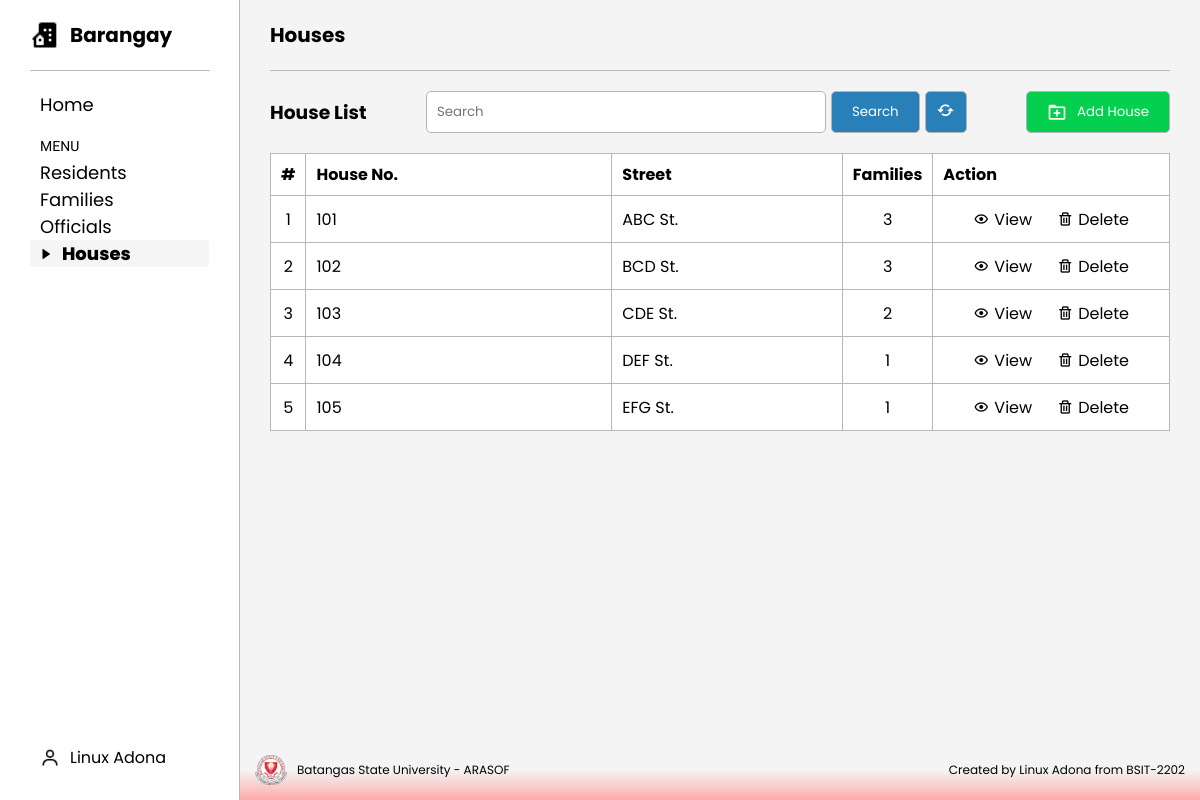
The app's page /houses-page/houses.php, older data.
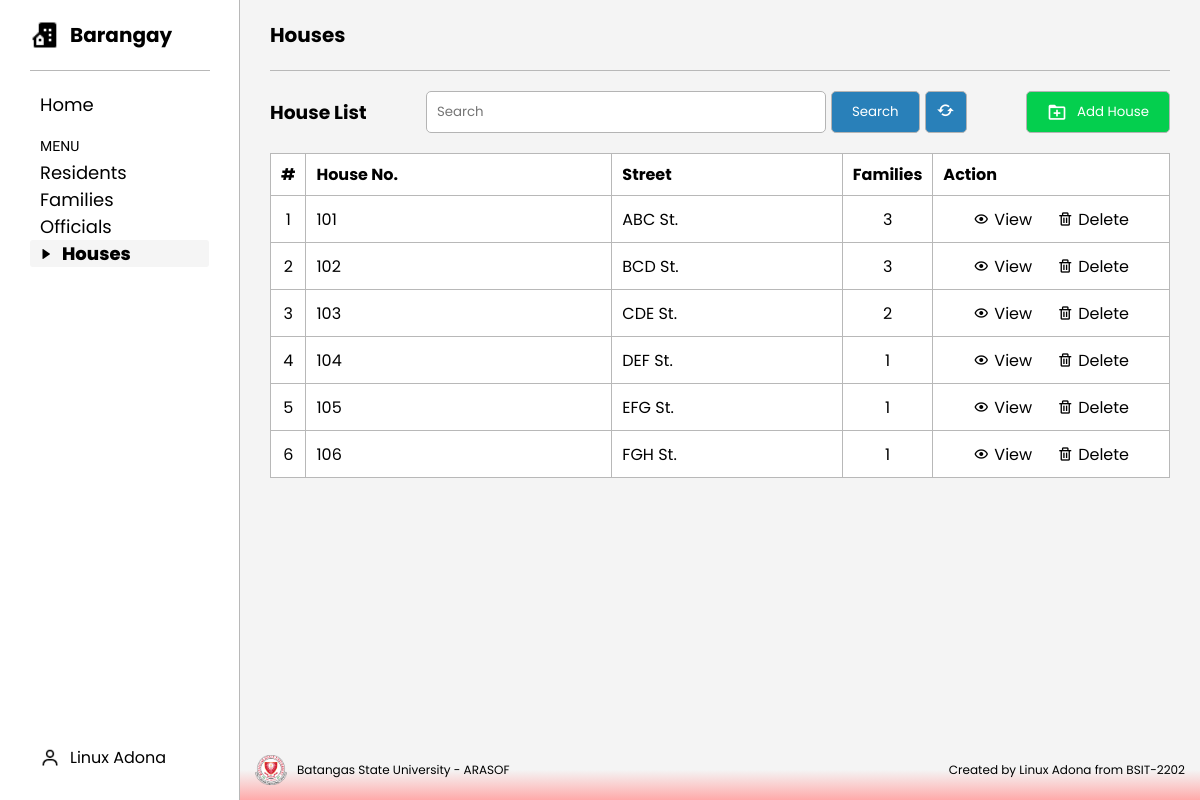
The same page, newer data.
### tables this page shows
CREATE TABLE `address` (
  `address_id` int(11) NOT NULL,
  `house_number` varchar(20) DEFAULT NULL,
  `street` varchar(100) DEFAULT NULL,
  `barangay_id` int(11) DEFAULT NULL
);

### brgy_management/tables/houses_info/houses_table.php (the view, shortened to what this page needs)
<?php
$search = isset($_GET['search']) ? $_GET['search'] : '';
$page = isset($_GET['page']) ? (int)$_GET['page'] : 1;
$limit = 8;
$offset = ($page - 1) * $limit;
$sql = "SELECT a.house_number, a.street, b.barangay_name, a.address_id
        FROM address a
        JOIN barangay b ON a.barangay_id = b.barangay_id
        WHERE a.street LIKE '%$search%' OR b.barangay_name LIKE '%$search%'
        LIMIT $limit OFFSET $offset";
$result = $conn->query($sql);
$counter = $offset + 1;
if ($result->num_rows > 0) {
    while ($row = $result->fetch_assoc()) {
        $familyCountSql = "SELECT COUNT(f.family_id) as family_count FROM family f WHERE f.address_id = " . $row['address_id'];
        $familyCountResult = $conn->query($familyCountSql);
        $familyCount = $familyCountResult->fetch_assoc()['family_count'];
        $to_string = "<tr>
                        <td>" . $counter++ . "</td>
                        <td>" . $row['house_number'] . "</td>
                        <td>" . $row['street'] . "</td>
                        <td>" . $familyCount . "</td>
                        <td>
                            <div class='actions'>
                                <a href='view_house.php?id=" . $row['address_id'] . "' class='view-link'>
                                    <div class='bx-action'>
                                        <i class='bx bx-show' ></i>
                                        <p>View</p>
                                    </div>
                                </a>
                                <form action='delete_house.php' method='POST' style='display:inline;'>
                                    <input type='hidden' name='id' value='" . $row['address_id'] . "'>
                                    <button type='submit' class='delete-link'>
                                        <div class='bx-action'>
                                            <i class='bx bx-trash' ></i>
                                            <p>Delete</p>
                                        </div>
                                    </button>
                                </form>
                            </div>
                        </td>
                    </tr>";
        echo $to_string;
    }
} else {
    echo "<tr><td colspan='5'>No Houses found.</td></tr>";
}
echo "</tbody></table>";

### houses-page/houses.php (shortened to what this page needs)
<?php include "../brgy_management/db.php"; ?>
<!DOCTYPE html>
<html lang="en">
<head>
    <link rel="stylesheet" href="../styles/style.css">
    <link rel="stylesheet" href="../styles/houses/houses.css">
    <link href='https://unpkg.com/boxicons@2.1.4/css/boxicons.min.css' rel='stylesheet'>
</head>
<body>
    <div class="sidebar">
        <div class="brgy-logo">
            <img
 />
            <h2>Barangay</h2>
        </div>
        <div class="nav">
            <ul>
                <li><a href="../index.php">Home</a></li>
            </ul>
            <ul>
                <div class="seperator">MENU</div>
                <div class="menu">
                    <li>
                        <a href="../residents-page/residents.php">Residents</a>
                    </li>
                    <li>
                        <a href="../families-page/families.php">Families</a>
                    </li>
                    <li>
                        <a href="../officials-page/officials.php">Officials</a>
                    </li>
                    <li class="active">
                        <img
 />
                        <a href="houses.php">Houses</a>
                    </li>
                </div>
            </ul>
        </div>
        <div class="session">
            <div class="user">
                <a href="https://www.facebook.com/Linux.Sale.Adona">
                    <img
 />
                    <p>Linux Adona</p>
                </a>
            </div>
        </div>
    </div>
    <div class="main">
        <header>
            <h2>Houses</h2>
        </header>
        <div class="content">
            <div class="top-bx">
                <h3>House List</h3>
                <form method="GET" action="" onsubmit="return refreshTable()">
                    <div class="form-bx">
                        <input type="text" name="search" placeholder="Search" required>
                        <button type="submit">Search</button>
                        <a href="houses.php">
                            <button type="button" class="refresh-btn"><i class='bx bx-refresh'></i></button>
                        </a>
                    </div>
                </form>
                <a href="add_house.php">
                    <button class="add-btn">
                        <i class='bx bx-folder-plus'></i>
                        <p>Add House</p>
                    </button>
                </a>
            </div>
            <table>
                <thead>
                    <tr>
                        <th>#</th>
                        <th>House No.</th>
                        <th>Street</th>
                        <th>Families</th>
                        <th>Action</th>
                    </tr>
                </thead>
                <tbody>
                    <?php include '../brgy_management/tables/houses_info/houses_table.php'; ?>
        </div>
        <footer>
            <div class="bsu-logo">
                <img src="../imgs/Batangas_State_Logo.png">
                <p>Batangas State University - ARASOF</p>
            </div>
            <p>Created by Linux Adona from BSIT-2202</p>
        </footer>
    </div>
</body>
</html>

### styles/style.css (style rules this page uses)
* { margin: 0; padding: 0; box-sizing: border-box; font-family: 'Poppins', sans-serif; }
body { height: 100vh; background: #f4f4f4; overflow: auto; }
.sidebar { position: fixed; display: flex; flex-direction: column; align-items: flex-start; width: 240px; height: 100vh; border-right: 1px solid #b8b8b8; background-color: #fff; z-index: 1000; }
.brgy-logo { display: flex; padding: 20px 0; align-items: center; margin: 0 30px; gap: 10px; width: 180px; border-bottom: 1px solid #b8b8b8; }
.brgy-logo img { height: 30px; }
.brgy-logo h2 { font-size: 20px; }
.nav { width: 100%; padding: 20px 30px; }
.nav ul li { display: flex; list-style: none; align-items: center; border-radius: 3px; }
.nav ul li img { height: 12px; padding-left: 10px; }
.nav ul li a { width: 100%; }
.nav a { display: flex; flex-direction: column; text-decoration: none; font-size: 18px; color: inherit; gap: 10px; padding: 0 10px; border-radius: 3px; }
.nav .seperator { font-size: 14px; font-family: 'Lexend Giga', sans-serif; margin-top: 20px; margin-bottom: 5px; }
.active { font-weight: 800; background-color: #f5f5f5; }
.seperator { padding-left: 10px; }
.menu li { list-style: none; display: flex; align-items: center; border-radius: 3px; }
.menu li a { width: 100%; }
.menu img { height: 12px; padding-left: 10px; }
.session { display: flex; justify-content: space-between; align-items: center; width: 100%; margin-top: auto; padding: 20px 30px; gap: 10px; }
.user { display: flex; align-items: center; padding: 10px; gap: 10px; border-radius: 4px; cursor: pointer; }
.user a { text-decoration: none; display: flex; color: inherit; gap: 10px; align-items: center; }
.session .user p { font-size: 16px; }
.user img { height: 20px; }
.main { margin-left: 240px; display: flex; flex-direction: column; min-height: 100vh; }
header { display: flex; position: static; padding: 20px 0; margin: 0 30px; justify-content: space-between; border-bottom: 1px solid #b8b8b8; }
header h2 { font-size: 20px; }
footer { margin-top: auto; padding: 15px; font-size: 12px; display: flex; justify-content: space-between; background: linear-gradient(to top, #ffaaaa, #f4f4f4, #f4f4f4); align-items: center; }
.bsu-logo { display: flex; align-items: center; gap: 10px; }
.bsu-logo img { height: 30px; }
h3 { margin: 20px 0 0 0; }

### styles/houses/houses.css (style rules this page uses)
.content { display: flex; flex-direction: column; margin: 0 30px; height: calc(100vh - 131px); }
table { width: 100%; border-collapse: collapse; margin: 20px 0; border: 1px solid #b8b8b8; }
table, th, td { border: 1px solid #ddd; }
th, td { padding: 8px 10px; text-align: left; background-color: #fff; border: 1px solid #b8b8b8; }
th:nth-child(1), td:nth-child(1), th:nth-child(4), td:nth-child(4) { text-align: center; }
td { white-space: nowrap; }
th:nth-child(2), td:nth-child(2) { width: auto; }
th:nth-child(1), td:nth-child(1), th:nth-child(4), td:nth-child(4), th:nth-child(5), td:nth-child(5) { width: 1%; }
th { background-color: #ffffff; }
.top-bx { margin-top: 20px; display: flex; align-items: center; justify-content: space-between; }
.top-bx h3 { margin: 0; }
.top-bx a { text-decoration: none; }
.add-btn { display: flex; gap: 10px; padding: 10px 20px; background-color: #04cf4e; color: #fff; border: 1px solid #b4b4b4; border-radius: 5px; align-items: center; justify-content: center; cursor: pointer; transition: all 0.2s ease; }
.add-btn i { font-size: 20px; }
.form-bx { display: flex; justify-content: center; align-items: center; gap: 5px; }
form input[type="text"] { padding: 10px; width: 400px; border: 1px solid #b4b4b4; border-radius: 5px; }
.top-bx form button { padding: 10px 20px; background-color: #2980b9; color: white; border: 1px solid #b4b4b4; border-radius: 5px; align-items: center; cursor: pointer; transition: all 0.2s ease; }
form .form-bx a .refresh-btn { font-size: 20px; padding: 5px 10px; }
.actions { display: flex; align-items: center; justify-content: center; gap: 5px; height: 30px; padding: 0 20px; }
.actions form button { cursor: pointer; border: none; border-radius: 4px; font-size: 16px; background-color: white; }
.actions a { text-decoration: none; color: inherit; }
.bx-action { display: flex; gap: 5px; align-items: center; padding: 5px 10px; border-radius: 4px; transition: all 0.2s ease; }

Row changes from the older to the newer data that the page shows:
added address: house_number "106", street "FGH St.", familyCount "1"
